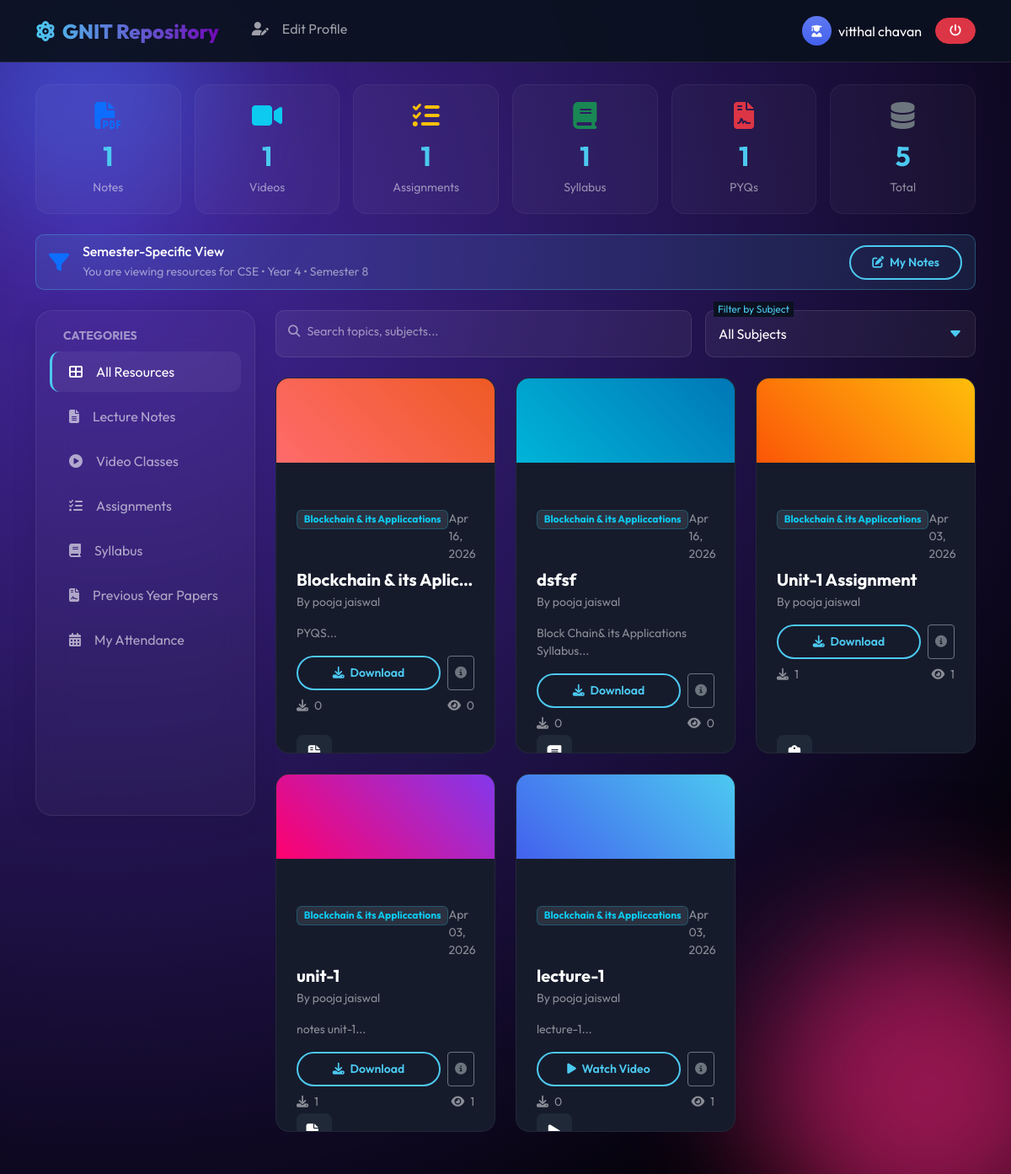
The app's page /gn-repository/student-dashboard.php (signed in) with its own data.
### tables this page shows
CREATE TABLE `resources` (
  `id` int(11) NOT NULL,
  `title` varchar(200) NOT NULL,
  `resource_type` enum('note','video','assignment','syllabus','pyq') NOT NULL,
  `subject` varchar(100) NOT NULL,
  `subject_code` varchar(20) DEFAULT NULL,
  `branch` varchar(10) NOT NULL,
  `year` int(11) NOT NULL CHECK (`year` between 1 and 4),
  `semester` int(11) NOT NULL CHECK (`semester` between 1 and 8),
  `file_path` varchar(500) DEFAULT NULL,
  `video_url` varchar(500) DEFAULT NULL,
  `author_id` int(11) NOT NULL,
  `author_name` varchar(100) NOT NULL,
  `description` text DEFAULT NULL,
  `is_approved` tinyint(1) DEFAULT 1,
  `views_count` int(11) DEFAULT 0,
  `downloads_count` int(11) DEFAULT 0,
  `created_at` timestamp NOT NULL DEFAULT current_timestamp(),
  `updated_at` timestamp NOT NULL DEFAULT current_timestamp() ON UPDATE current_timestamp()
);

### gn-repository/config.php (called while the page is built, shortened)
<?php
function getAllResources($pdo, $filters = []) {
    $sql = "SELECT r.*, u.first_name, u.last_name FROM resources r
            JOIN users u ON r.author_id = u.id
            WHERE r.is_approved = 1";
    $params = [];
    if (!empty($filters['branch'])) {
        $sql .= " AND r.branch = ?";
        $params[] = $filters['branch'];
    }
    if (!empty($filters['year'])) {
        $sql .= " AND r.year = ?";
        $params[] = $filters['year'];
    }
    if (!empty($filters['semester'])) {
        $sql .= " AND r.semester = ?";
        $params[] = $filters['semester'];
    }
    $sql .= " ORDER BY r.created_at DESC";
    $stmt = $pdo->prepare($sql);
    $stmt->execute($params);
    return $stmt->fetchAll(PDO::FETCH_ASSOC);
}
function getResourceStats($pdo, $branch, $year, $semester) {
    $stmt = $pdo->prepare("SELECT resource_type, COUNT(*) as count FROM resources
                           WHERE branch = ? AND year = ? AND semester = ? AND is_approved = 1
                           GROUP BY resource_type");
    $stmt->execute([$branch, $year, $semester]);
    $result = $stmt->fetchAll(PDO::FETCH_KEY_PAIR);
    return [
        'note' => $result['note'] ?? 0,
        'video' => $result['video'] ?? 0,
        'assignment' => $result['assignment'] ?? 0,
        'syllabus' => $result['syllabus'] ?? 0,
        'pyq' => $result['pyq'] ?? 0,
        'total' => array_sum($result)
    ];
}
?>

### gn-repository/student-dashboard.php (the view, shortened to what this page needs)
<?php
require_once 'config.php';
$branch = $_SESSION['branch'];
$year = $_SESSION['year'];
$semester = $_SESSION['semester'];
$type_filter = $_GET['type'] ?? 'all';
$subject_filter = $_GET['subject'] ?? 'all';
$search = $_GET['search'] ?? '';
$resources = getAllResources($pdo, [
    'branch' => $branch,
    'year' => $year,
    'semester' => $semester,
    'type' => $type_filter != 'all' ? $type_filter : null,
    'subject' => $subject_filter != 'all' ? $subject_filter : null,
    'search' => $search
]);
$stats = getResourceStats($pdo, $branch, $year, $semester);
?>
<!DOCTYPE html>
<html lang="en">
<head>
  <link href="https://cdn.jsdelivr.net/npm/bootstrap@5.3.0/dist/css/bootstrap.min.css" rel="stylesheet">
  <link rel="stylesheet" href="https://cdnjs.cloudflare.com/ajax/libs/font-awesome/6.4.0/css/all.min.css">
  <link href="https://unpkg.com/aos@2.3.1/dist/aos.css" rel="stylesheet">
  <link rel="stylesheet" href="css/style.css">
  <link rel="stylesheet" href="css/dashboard.css">
</head>
<body>
  <div class="bg-animated">
    <div class="floating-shape shape-1"></div>
    <div class="floating-shape shape-2"></div>
  </div>
  <nav class="navbar navbar-expand-lg fixed-top">
    <div class="container">
      <a class="navbar-brand" href="index.html">
        <i class="fas fa-atom me-2"></i>GNIT Repository
      </a>
      <a href="edit-profile.php" class="sidebar-link">
        <i class="fas fa-user-edit me-3"></i>Edit Profile
      </a>
      <div class="ms-auto d-flex align-items-center">
        <div class="bg-gradient rounded-circle me-2 d-flex align-items-center justify-content-center"
          style="width:35px; height:35px; background: var(--secondary);">
          <i class="fas fa-user-graduate small"></i>
        </div>
        <span class="text-white me-3"><?php echo htmlspecialchars($_SESSION['name']); ?></span>
        <a href="logout.php" class="btn btn-sm btn-danger rounded-pill px-3">
          <i class="fas fa-power-off"></i>
        </a>
      </div>
    </div>
  </nav>
  <div id="dashboard" style="padding-top: 100px; padding-bottom: 50px;">
    <div class="container">
      <div class="row g-3 mb-4">
        <div class="col-md-2 col-6">
          <div class="stats-card">
            <i class="fas fa-file-pdf text-primary fs-2 mb-2"></i>
            <div class="stats-number"><?php echo $stats['note']; ?></div>
            <small class="text-white-50">Notes</small>
          </div>
        </div>
        <div class="col-md-2 col-6">
          <div class="stats-card">
            <i class="fas fa-video text-info fs-2 mb-2"></i>
            <div class="stats-number"><?php echo $stats['video']; ?></div>
            <small class="text-white-50">Videos</small>
          </div>
        </div>
        <div class="col-md-2 col-6">
          <div class="stats-card">
            <i class="fas fa-tasks text-warning fs-2 mb-2"></i>
            <div class="stats-number"><?php echo $stats['assignment']; ?></div>
            <small class="text-white-50">Assignments</small>
          </div>
        </div>
        <div class="col-md-2 col-6">
          <div class="stats-card">
            <i class="fas fa-book text-success fs-2 mb-2"></i>
            <div class="stats-number"><?php echo $stats['syllabus']; ?></div>
            <small class="text-white-50">Syllabus</small>
          </div>
        </div>
        <div class="col-md-2 col-6">
          <div class="stats-card">
            <i class="fas fa-file-contract text-danger fs-2 mb-2"></i>
            <div class="stats-number"><?php echo $stats['pyq']; ?></div>
            <small class="text-white-50">PYQs</small>
          </div>
        </div>
        <div class="col-md-2 col-6">
          <div class="stats-card">
            <i class="fas fa-database text-secondary fs-2 mb-2"></i>
            <div class="stats-number"><?php echo $stats['total']; ?></div>
            <small class="text-white-50">Total</small>
          </div>
        </div>
      </div>
      <div class="semester-info-box mb-4">
        <div class="d-flex align-items-center justify-content-between flex-wrap">
          <div class="d-flex align-items-center">
            <i class="fas fa-filter text-primary me-3 fs-4"></i>
            <div>
              <h6 class="mb-1 text-white">Semester-Specific View</h6>
              <p class="mb-0 text-white-50 small">
                You are viewing resources for <?php echo $branch; ?> • Year <?php echo $year; ?> • Semester
                <?php echo $semester; ?>
              </p>
            </div>
          </div>
          <a href="my-notes.php" class="btn btn-outline-glow btn-sm mt-2 mt-sm-0">
            <i class="fas fa-edit me-1"></i> My Notes
          </a>
        </div>
      </div>
      <div class="row">
        <div class="col-lg-3 mb-4 sidebar-container">
          <div class="glass-panel p-3 h-100">
            <small class="text-uppercase text-white-50 fw-bold px-3">Categories</small>
            <div class="mt-2">
              <a href="?type=all" class="sidebar-link <?php echo $type_filter == 'all' ? 'active' : ''; ?>">
                <i class="fas fa-th-large me-3"></i>All Resources
              </a>
              <a href="?type=note" class="sidebar-link <?php echo $type_filter == 'note' ? 'active' : ''; ?>">
                <i class="fas fa-file-alt me-3"></i>Lecture Notes
              </a>
              <a href="?type=video" class="sidebar-link <?php echo $type_filter == 'video' ? 'active' : ''; ?>">
                <i class="fas fa-play-circle me-3"></i>Video Classes
              </a>
              <a href="?type=assignment"
                class="sidebar-link <?php echo $type_filter == 'assignment' ? 'active' : ''; ?>">
                <i class="fas fa-tasks me-3"></i>Assignments
              </a>
              <a href="?type=syllabus" class="sidebar-link <?php echo $type_filter == 'syllabus' ? 'active' : ''; ?>">
                <i class="fas fa-book me-3"></i>Syllabus
              </a>
              <a href="?type=pyq" class="sidebar-link <?php echo $type_filter == 'pyq' ? 'active' : ''; ?>">
                <i class="fas fa-file-contract me-3"></i>Previous Year Papers
              </a>
              <a href="student-attendance.php" class="sidebar-link">
                <i class="fas fa-calendar-alt me-3"></i>My Attendance
              </a>
            </div>
          </div>
        </div>
        <div class="col-lg-9">
          <form method="GET" class="d-flex flex-wrap justify-content-between align-items-center mb-4 gap-3">
            <div class="flex-grow-1">
              <div class="floating-input-group mb-0">
                <input type="text" name="search" id="search" placeholder=" "
                  value="<?php echo htmlspecialchars($search); ?>">
                <label><i class="fas fa-search me-2"></i>Search topics, subjects...</label>
              </div>
            </div>
            <div style="min-width: 200px;">
              <div class="floating-input-group mb-0">
                <select name="subject" onchange="this.form.submit()">
                  <option value="all" <?php echo $subject_filter == 'all' ? 'selected' : ''; ?>>All Subjects</option>
                </select>
                <label>Filter by Subject</label>
              </div>
            </div>
          </form>
          <div class="row g-4" id="resourceGrid">
            <?php foreach ($resources as $index => $item):
                $coverClass = 'cover-pdf';
                $icon = 'fa-file-pdf';
                $btnText = 'Download';
                $action = "downloadResource({$item['id']})";
                if($item['resource_type'] == 'video') {
                    $coverClass = 'cover-video';
                    $icon = 'fa-play';
                    $btnText = 'Watch Video';
                    $action = "openVideoModal('{$item['video_url']}', '{$item['title']}')";
                } else if($item['resource_type'] == 'assignment') {
                    $coverClass = 'cover-assign';
                    $icon = 'fa-clipboard-list';
                } else if($item['resource_type'] == 'syllabus') {
                    $coverClass = 'cover-syllabus';
                    $icon = 'fa-book';
                } else if($item['resource_type'] == 'pyq') {
                    $coverClass = 'cover-pyq';
                    $icon = 'fa-file-contract';
                }
            ?>
            <div class="col-md-6 col-lg-4" data-aos="fade-up" data-aos-delay="<?php echo $index * 100; ?>">
              <div class="resource-card">
                <div class="card-cover <?php echo $coverClass; ?>"></div>
                <div class="card-icon-float">
                  <i class="fas <?php echo $icon; ?>"></i>
                </div>
                <div class="p-4 pt-5 mt-2">
                  <div class="d-flex justify-content-between align-items-start mb-2">
                    <span class="badge bg-secondary bg-opacity-25 text-info border border-info border-opacity-25">
                      <?php echo htmlspecialchars($item['subject']); ?>
                    </span>
                    <small class="text-white-50"><?php echo date('M d, Y', strtotime($item['created_at'])); ?></small>
                  </div>
                  <h5 class="fw-bold text-white mb-1 text-truncate"
                    title="<?php echo htmlspecialchars($item['title']); ?>">
                    <?php echo htmlspecialchars($item['title']); ?>
                  </h5>
                  <small class="text-white-50 d-block mb-3">
                    By <?php echo htmlspecialchars($item['author_name']); ?>
                  </small>
                  <?php if (!empty($item['description'])): ?>
                  <p class="small text-white-50 mb-3">
                    <?php echo htmlspecialchars(substr($item['description'], 0, 80)); ?>...</p>
                  <?php endif; ?>
                  <div class="d-flex gap-2">
                    <button class="btn btn-sm btn-outline-glow flex-grow-1" onclick="<?php echo $action; ?>">
                      <i class="fas <?php echo $btnText == 'Watch Video' ? 'fa-play' : 'fa-download'; ?> me-1"></i>
                      <?php echo $btnText; ?>
                    </button>
                    <button class="btn btn-sm btn-outline-secondary"
                      onclick="showResourceDetails(<?php echo $item['id']; ?>)" title="Details">
                      <i class="fas fa-info-circle"></i>
                    </button>
                  </div>
                  <div class="mt-2 d-flex justify-content-between text-white-50 small">
                    <span><i class="fas fa-download me-1"></i> <?php echo $item['downloads_count']; ?></span>
                    <span><i class="fas fa-eye me-1"></i> <?php echo $item['views_count']; ?></span>
                  </div>
                </div>
              </div>
            </div>
            <?php endforeach; ?>
          </div>
        </div>
      </div>
    </div>
  </div>
</body>
</html>

### gn-repository/css/style.css (style rules this page uses)
:root { --primary: #4cc9f0; --secondary: #4361ee; --purple: #7209b7; --pink: #f72585; --dark: #0b1120; --text-light: #f8f9fa; --glass-bg: rgba(255, 255, 255, 0.05); --glass-border: rgba(255, 255, 255, 0.1); --card-shadow: 0 8px 32px 0 rgba(0, 0, 0, 0.3); }
* { margin: 0; padding: 0; box-sizing: border-box; }
body { font-family: 'Outfit', sans-serif; background-color: var(--dark); color: var(--text-light); overflow-x: hidden; min-height: 100vh; }
.bg-animated { position: fixed; top: 0; left: 0; width: 100%; height: 100%; z-index: -1; background: radial-gradient(circle at 10% 20%, rgb(69, 39, 160) 0%, rgb(0, 0, 0) 90%); }
.floating-shape { position: absolute; border-radius: 50%; filter: blur(80px); opacity: 0.6; animation: float 10s infinite alternate; }
.shape-1 { width: 300px; height: 300px; background: var(--secondary); top: -50px; left: -50px; }
.shape-2 { width: 400px; height: 400px; background: var(--pink); bottom: -100px; right: -100px; animation-delay: -5s; }
.navbar { background: rgba(11, 17, 32, 0.95); backdrop-filter: blur(15px); border-bottom: 1px solid var(--glass-border); padding: 10px 0; }
.navbar-brand { font-weight: 800; font-size: 1.5rem; background: linear-gradient(to right, var(--primary), var(--purple)); -webkit-background-clip: text; -webkit-text-fill-color: transparent; }
.btn-outline-glow { background: transparent; border: 2px solid var(--primary); color: var(--primary); border-radius: 50px; padding: 8px 25px; font-weight: 600; transition: 0.3s; }
.glass-panel { background: rgba(255, 255, 255, 0.03); backdrop-filter: blur(20px); -webkit-backdrop-filter: blur(20px); border: 1px solid rgba(255, 255, 255, 0.08); border-radius: 20px; box-shadow: 0 4px 30px rgba(0, 0, 0, 0.1); }
.floating-input-group { position: relative; margin-bottom: 20px; }
.floating-input-group input, .floating-input-group textarea, .floating-input-group select { width: 100%; background: rgba(255, 255, 255, 0.05); border: 1px solid rgba(255, 255, 255, 0.1); color: white; padding: 15px; border-radius: 10px; outline: none; transition: 0.3s; }
.floating-input-group select { color: white !important; -webkit-appearance: none; -moz-appearance: none; appearance: none; background-repeat: no-repeat; background-position: right 15px center; background-size: 16px; padding-right: 40px !important; cursor: pointer; }
.floating-input-group select option { background-color: #1a2332 !important; color: white !important; padding: 12px 15px !important; }
.floating-input-group label { position: absolute; left: 15px; top: 15px; color: rgba(255, 255, 255, 0.5); pointer-events: none; transition: 0.3s; font-size: 0.9rem; }
.floating-input-group input:focus ~ label, .floating-input-group input:not(:placeholder-shown) ~ label, .floating-input-group select:valid ~ label, .floating-input-group select:focus ~ label, .floating-input-group textarea:focus ~ label, .floating-input-group textarea:not(:placeholder-shown) ~ label { top: -10px; left: 10px; font-size: 0.75rem; background: var(--dark); padding: 0 5px; color: var(--primary); }

### gn-repository/student-dashboard.php (style rules this page uses)
.stats-card { background: rgba(255, 255, 255, 0.03); border-radius: 16px; padding: 20px; text-align: center; transition: all 0.3s ease; border: 1px solid rgba(255, 255, 255, 0.05); }
.stats-number { font-size: 2rem; font-weight: 700; color: var(--primary); }

### records on screen
resources: subject "Blockchain & its Appliccations", created_at "Apr 16, 2026", title "Blockchain & its Aplic…", author_name "pooja jaiswal", description "PYQS", btnText "Download", downloads_count "0", views_count "0"
resources: subject "Blockchain & its Appliccations", created_at "Apr 16, 2026", title "dsfsf", author_name "pooja jaiswal", description "Block Chain& its Applications Syllabus", btnText "Download", downloads_count "0", views_count "0"
resources: subject "Blockchain & its Appliccations", created_at "Apr 03, 2026", title "Unit-1 Assignment", author_name "pooja jaiswal", btnText "Download", downloads_count "1", views_count "1"
resources: subject "Blockchain & its Appliccations", created_at "Apr 03, 2026", title "unit-1", author_name "pooja jaiswal", description "notes unit-1", btnText "Download", downloads_count "1", views_count "1"
resources: subject "Blockchain & its Appliccations", created_at "Apr 03, 2026", title "lecture-1", author_name "pooja jaiswal", description "lecture-1", resource_type "Watch Video", downloads_count "0", views_count "1"

### other values on screen
$_SESSION['name'] "vitthal chavan"
$stats['note'] "1"
$stats['video'] "1"
$stats['assignment'] "1"
$stats['syllabus'] "1"
$stats['pyq'] "1"
$stats['total'] "5"
$branch "CSE"
$year "4"
$semester "8"
